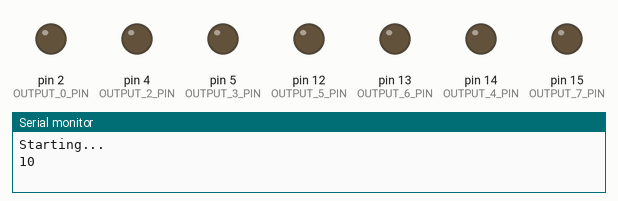
Recording of a sketch running on a simulated Arduino Uno, built with avr-gcc and run on an emulated ATmega328P. Shown: output pins drawn as LEDs (lit = HIGH), the last lines printed to the serial monitor. Pins used as bus, display or sensor lines are not drawn.

Above: at 0.2 s.
At 1.2 s:
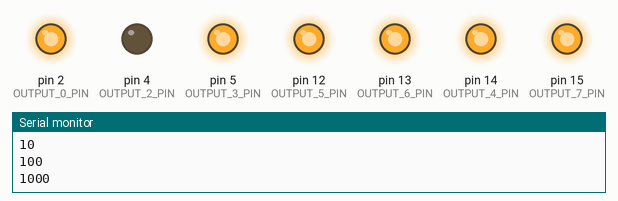
At 1.7 s:
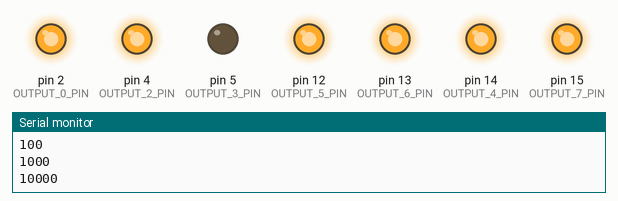
At 2.2 s:
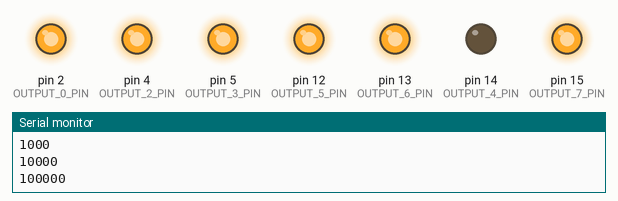
At 3.2 s:
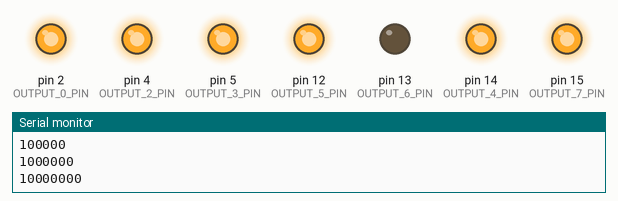
At 4.7 s:
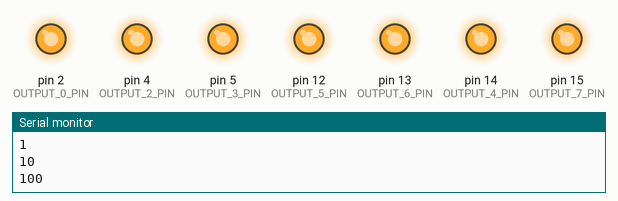
Timing chart, 0 to 5.2 s (numbered marks = the images above):
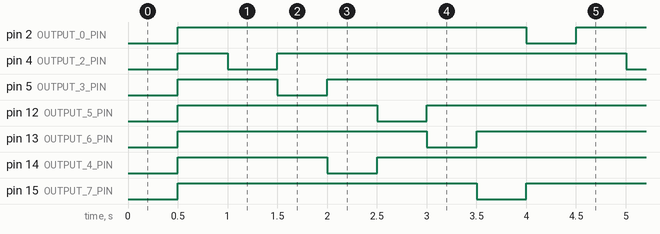

The sketch:

transmitter_001.ino
```cpp
const int OUTPUT_0_PIN = 2;
const int OUTPUT_1_PIN = 0;
const int OUTPUT_2_PIN = 4;
const int OUTPUT_3_PIN = 5;
const int OUTPUT_4_PIN = 14;
const int OUTPUT_5_PIN = 12;
const int OUTPUT_6_PIN = 13;
const int OUTPUT_7_PIN = 15;

uint8_t outputState = 0x01;

void setup() {
  Serial.begin(115200);

  pinMode(OUTPUT_0_PIN, OUTPUT);
  pinMode(OUTPUT_1_PIN, OUTPUT);
  pinMode(OUTPUT_2_PIN, OUTPUT);
  pinMode(OUTPUT_3_PIN, OUTPUT);
  pinMode(OUTPUT_4_PIN, OUTPUT);
  pinMode(OUTPUT_5_PIN, OUTPUT);
  pinMode(OUTPUT_6_PIN, OUTPUT);
  pinMode(OUTPUT_7_PIN, OUTPUT);

  Serial.println("\nStarting...");
}

void loop() {

  if (outputState == 0x80){
    outputState = 0x01;
  }else{
    outputState = outputState << 1;
  }

  Serial.println(outputState, BIN);
  delay(500);

  // Test ouput pin 0
  if((outputState & 0x01) == 0){
    digitalWrite(OUTPUT_0_PIN, HIGH);
  }else{
    digitalWrite(OUTPUT_0_PIN, LOW);
  }

  // Test ouput pin 1
  if((outputState & 0x02) == 0){
    digitalWrite(OUTPUT_1_PIN, HIGH);
  }else{
    digitalWrite(OUTPUT_1_PIN, LOW);
  }

  // Test ouput pin 2
  if((outputState & 0x04) == 0){
    digitalWrite(OUTPUT_2_PIN, HIGH);
  }else{
    digitalWrite(OUTPUT_2_PIN, LOW);
  }

  // Test ouput pin 3
  if((outputState & 0x08) == 0){
    digitalWrite(OUTPUT_3_PIN, HIGH);
  }else{
    digitalWrite(OUTPUT_3_PIN, LOW);
  }

  // Test ouput pin 4
  if((outputState & 0x10) == 0){
    digitalWrite(OUTPUT_4_PIN, HIGH);
  }else{
    digitalWrite(OUTPUT_4_PIN, LOW);
  }

  // Test ouput pin 5
  if((outputState & 0x20) == 0){
    digitalWrite(OUTPUT_5_PIN, HIGH);
  }else{
    digitalWrite(OUTPUT_5_PIN, LOW);
  }

  // Test ouput pin 6
  if((outputState & 0x40) == 0){
    digitalWrite(OUTPUT_6_PIN, HIGH);
  }else{
    digitalWrite(OUTPUT_6_PIN, LOW);
  }

  // Test ouput pin 7
  if((outputState & 0x80) == 0){
    digitalWrite(OUTPUT_7_PIN, HIGH);
  }else{
    digitalWrite(OUTPUT_7_PIN, LOW);
  }

}
```

Measured:
- by itself, pin 2 (OUTPUT_0_PIN): alternates HIGH for 3.5 s and LOW for 0.50 s
- by itself, pin 4 (OUTPUT_2_PIN), pin 5 (OUTPUT_3_PIN), pin 12 (OUTPUT_5_PIN), pin 13 (OUTPUT_6_PIN), pin 14 (OUTPUT_4_PIN), pin 15 (OUTPUT_7_PIN): repeats every 4.0 s: LOW 0.50 s, HIGH 3.5 s
- by itself, everything shown: repeats every 4.0 s, in 8 steps
